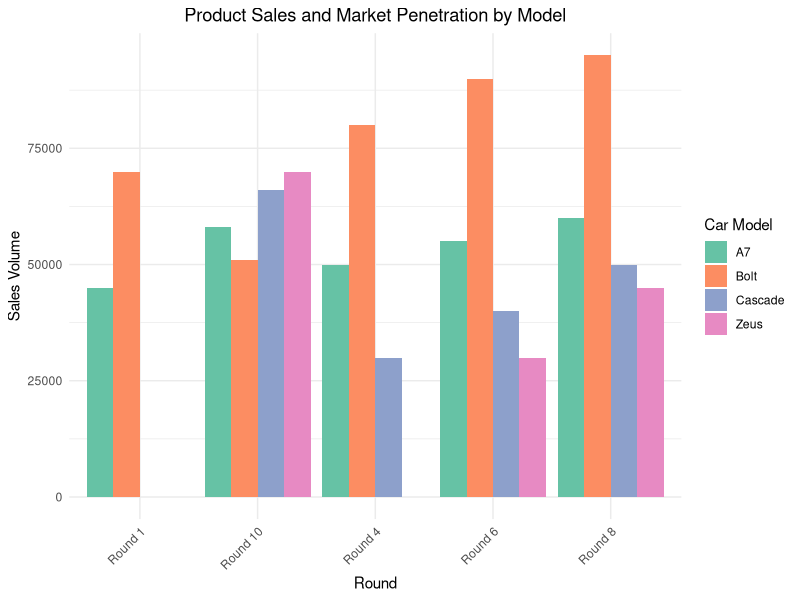

Generate this figure with R:
# Install necessary libraries (if not already installed)
# install.packages("ggplot2")

# Load necessary library
library(ggplot2)

# Create a sample data frame for sales volume and market share by model across different rounds
data <- data.frame(
  Round = factor(rep(c("Round 1", "Round 4", "Round 6", "Round 8", "Round 10"), each = 4)),
  Model = rep(c("Bolt", "A7", "Cascade", "Zeus"), times = 5),
  Sales_Volume = c(70000, 45000, 0, 0,        # Round 1 data
                   80000, 50000, 30000, 0,    # Round 4 data
                   90000, 55000, 40000, 30000, # Round 6 data
                   95000, 60000, 50000, 45000, # Round 8 data
                   51000, 58000, 66000, 70000) # Round 10 data
)

# Create a clustered bar chart using ggplot2
ggplot(data, aes(x = Round, y = Sales_Volume, fill = Model)) +
  geom_bar(stat = "identity", position = "dodge") +
  labs(
    title = "Product Sales and Market Penetration by Model",
    x = "Round",
    y = "Sales Volume",
    fill = "Car Model"
  ) +
  theme_minimal() +
  theme(
    axis.text.x = element_text(angle = 45, hjust = 1),
    plot.title = element_text(hjust = 0.5)
  ) +
  scale_fill_brewer(palette = "Set2") # Optional: Choose a color palette for the bars
